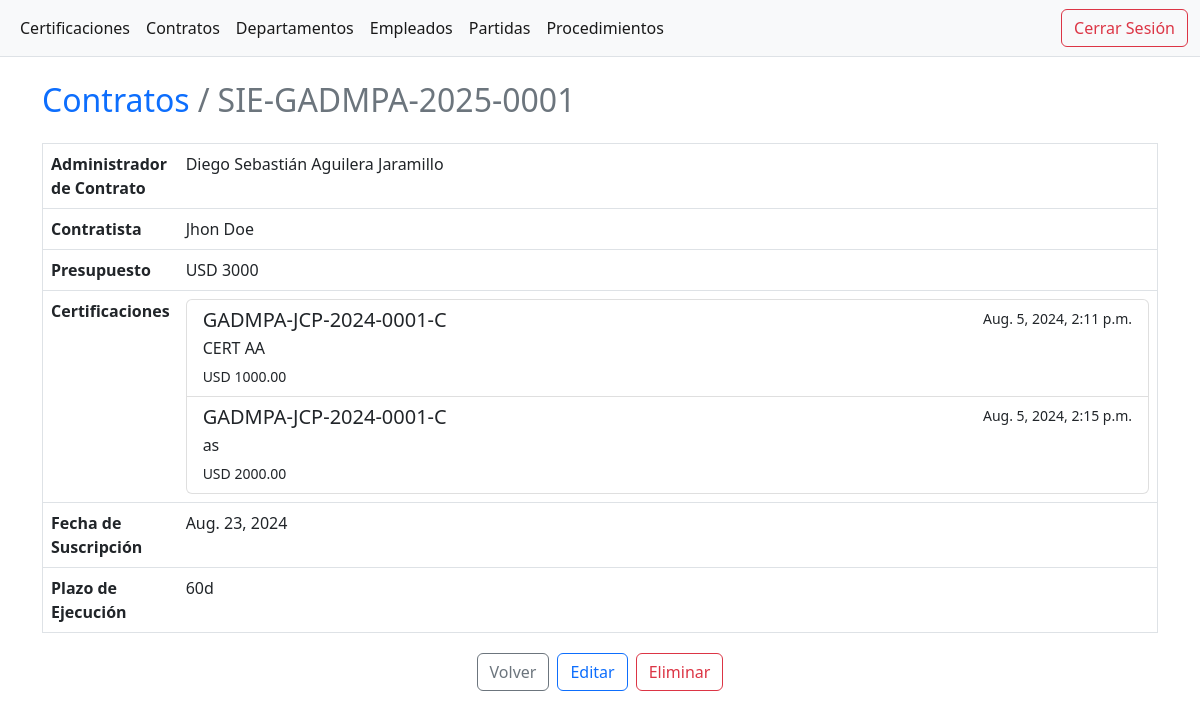
Page /contract/4/ (signed in) on the committed database.
### apps/contract/models.py (models this page shows, shortened)
class Contract(AuditModel):
    number = models.CharField(max_length=30, unique=True)
    certification = models.ManyToManyField(Certification)
    admin = models.ForeignKey(Employee, on_delete=models.PROTECT)
    contractor = models.CharField(max_length=100)
    description = models.TextField()
    suscription = models.DateField()
    duration = models.PositiveIntegerField()
    @property
    def total_budget(self) -> Decimal | int:
        return self.certification.aggregate(total=models.Sum("budget"))["total"] or 0
    class Meta:
        ordering = ["number"]

### apps/employee/models.py (models this page shows, shortened)
class Employee(models.Model):
    ci = models.CharField(primary_key=True, max_length=10)
    first_name = models.CharField(max_length=20)
    middle_name = models.CharField(max_length=20)
    first_last_name = models.CharField(max_length=20)
    middle_last_name = models.CharField(max_length=20)
    email = models.EmailField(max_length=100, unique=True)
    user = models.CharField(max_length=50, unique=True)
    @property
    def full_name(self) -> str:
        return f"{self.first_name} {self.middle_name} {self.first_last_name} {self.middle_last_name}"
    class Meta:
        ordering = ["first_last_name", "middle_last_name",
                    "first_name", "middle_name", "ci"]

### apps/certification/models.py (models this page shows, shortened)
class Certification(AuditModel):
    number = models.CharField(max_length=25)
    department = models.ForeignKey(Department, on_delete=models.PROTECT)
    budget_item = models.ForeignKey(BudgetItem, on_delete=models.PROTECT)
    procedure = models.ForeignKey(Procedure, on_delete=models.PROTECT)
    description = models.TextField()
    budget = models.DecimalField(
        max_digits=20, decimal_places=2, validators=[MinValueValidator(0)])
    class Meta:
        ordering = ["number", "budget_item", "description"]
        unique_together = ["number", "budget_item"]

### apps/contract/views.py (the view)
# urls.py: path("<int:pk>/", views.detail_contract, name="detail"),
def detail_contract(request: HttpRequest, pk: int) -> HttpResponse:
    try:
        contract = Contract.objects.get(pk=pk)
    except Contract.DoesNotExist:
        context = {"message": error}
        return render(request, "contract/list.html", context)
    except Exception as error:
        context = {"Exception": error}
        return render(request, "contract/list.html", context)
    else:
        context = {"contract": contract}
        return render(request, "contract/detail.html", context)

### templates/contract/detail.html (shortened to what this page needs)
{% extends 'base.html' %}
{% block body %}
  <table class="table border">
    <thead class="table-light">
      <ol class="breadcrumb">
        <li class="breadcrumb-item h2" aria-current="page">
          <a class="text-decoration-none" href="{% url 'contract:list' %}">Contratos</a>
        </li>
        <li class="breadcrumb-item h2 active" aria-current="page">{{ contract.number }}</li>
      </ol>
    </thead>
    <tbody>
      <tr>
        <td style="width: 10%">
          <b>Administrador de Contrato</b>
        </td>
        <td>{{ contract.admin.full_name }}</td>
      </tr>
      <tr>
        <td style="width: 10%">
          <b>Contratista</b>
        </td>
        <td>{{ contract.contractor }}</td>
      </tr>
      <tr>
        <td style="width: 10%">
          <b>Presupuesto</b>
        </td>
        <td>USD {{ contract.total_budget }}</td>
      </tr>
      <tr>
        <td style="width: 10%">
          <b>Certificaciones</b>
        </td>
        <td>
          <div class="list-group">
            {% if contract.certification %}
              {% for certification in contract.certification.all %}
                <a href="{% url 'certification:detail' certification.pk %}" class="list-group-item list-group-item-action" aria-current="true">
                  <div class="d-flex w-100 justify-content-between">
                    <h5 class="mb-1">{{ certification.number }}</h5>
                    <small>{{ certification.create_at }}</small>
                  </div>
                  <p class="mb-1">{{ certification.description }}</p>
                  <small>USD {{ certification.budget }}</small>
                </a>
              {% endfor %}
            {% else %}
              -
            {% endif %}
          </div>
        </td>
      </tr>
      <tr>
        <td style="width: 10%">
          <b>Fecha de Suscripción</b>
        </td>
        <td>{{ contract.suscription }}</td>
      </tr>
      <tr>
        <td style="width: 10%">
          <b>Plazo de Ejecución</b>
        </td>
        <td>{{ contract.duration }}d</td>
      </tr>
    </tbody>
  </table>
  <div class="d-flex justify-content-center">
    <a href="{% url 'contract:list' %}" class="btn m-1 btn-outline-secondary">Volver</a>
    <a href="{% url 'contract:update' contract.pk %}" class="btn m-1 btn-outline-primary">Editar</a>
    <a href="{% url 'contract:delete' contract.pk %}" class="btn m-1 btn-outline-danger">Eliminar</a>
  </div>
{% endblock %}

### rows in the picture
Contract: number "SIE-GADMPA-2025-0001", admin.full_name "Diego Sebastián Aguilera Jaramillo", contractor "Jhon Doe", total_budget "3000", suscription "Aug. 23, 2024", duration "60"
Certification: number "GADMPA-JCP-2024-0001-C", create_at "Aug. 5, 2024, 2:11 p.m.", description "CERT AA", budget "1000.00"
Certification: number "GADMPA-JCP-2024-0001-C", create_at "Aug. 5, 2024, 2:15 p.m.", description "as", budget "2000.00"
